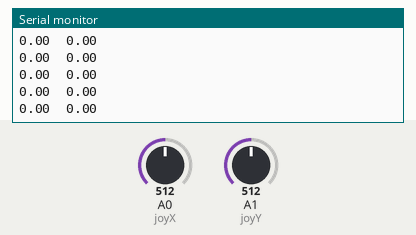
The sketch below on a simulated Arduino Uno, built with avr-gcc and run on an emulated ATmega328P. Shown: the last lines printed to the serial monitor. Inputs (shaded band) come from the test bench; at power-on: A0 (joyX) = 512, A1 (joyY) = 512.

Above: at 1.2 s.
1.3 s: A0 (joyX) set to 716
At 2.4 s:
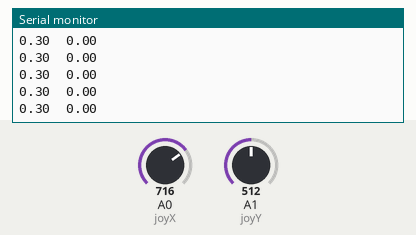
2.8 s: A1 (joyY) set to 716
At 3.9 s:
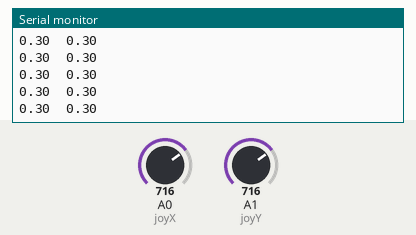
4.3 s: A0 (joyX) set to 900
At 5.0 s:
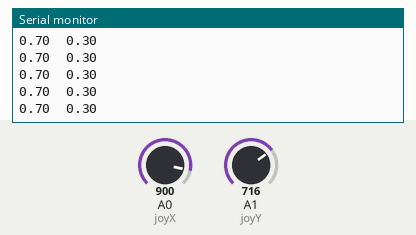
7.3 s: A1 (joyY) set to 900
At 8.4 s:
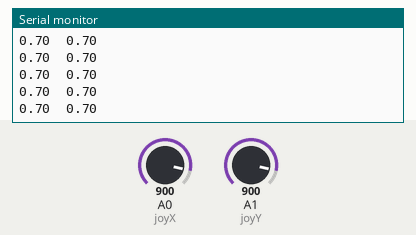
Timing chart, 0 to 9.8 s (numbered marks = the images above; inputs shaded):
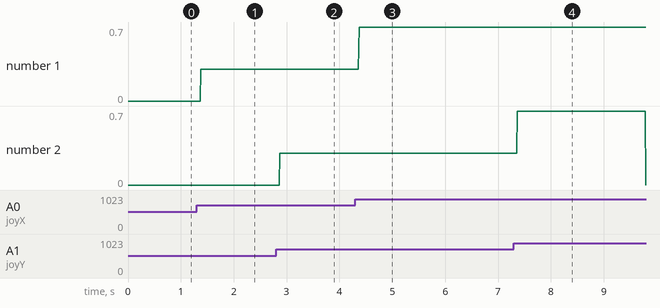

The sketch:

Joystick.ino
```cpp
#define joyX A0
#define joyY A1

float xValue;
float yValue;

void setup() {
	Serial.begin(9600);
}

void loop() {
	xValue = map(analogRead(joyX), 0, 1023, -10, 10)/10.0;
	yValue = map(analogRead(joyY), 0, 1023, -10, 10)/10.0;
	Serial.print(xValue);
	Serial.print("\t");
	Serial.println(yValue);
}
```

Measured:
- after the input at 1.3 s, the serial monitor: prints a new line after 0.07 s (image 1)
- after the input at 2.8 s, the serial monitor: prints a new line after 0.07 s (image 2)
- after the input at 4.3 s, the serial monitor: prints a new line after 0.07 s (image 3)
- after the input at 7.3 s, the serial monitor: prints a new line after 0.07 s (image 4)
- plotted number 1: 0 → 0.3 after the input at 1.3 s, 0.3 → 0.7 after the input at 4.3 s
